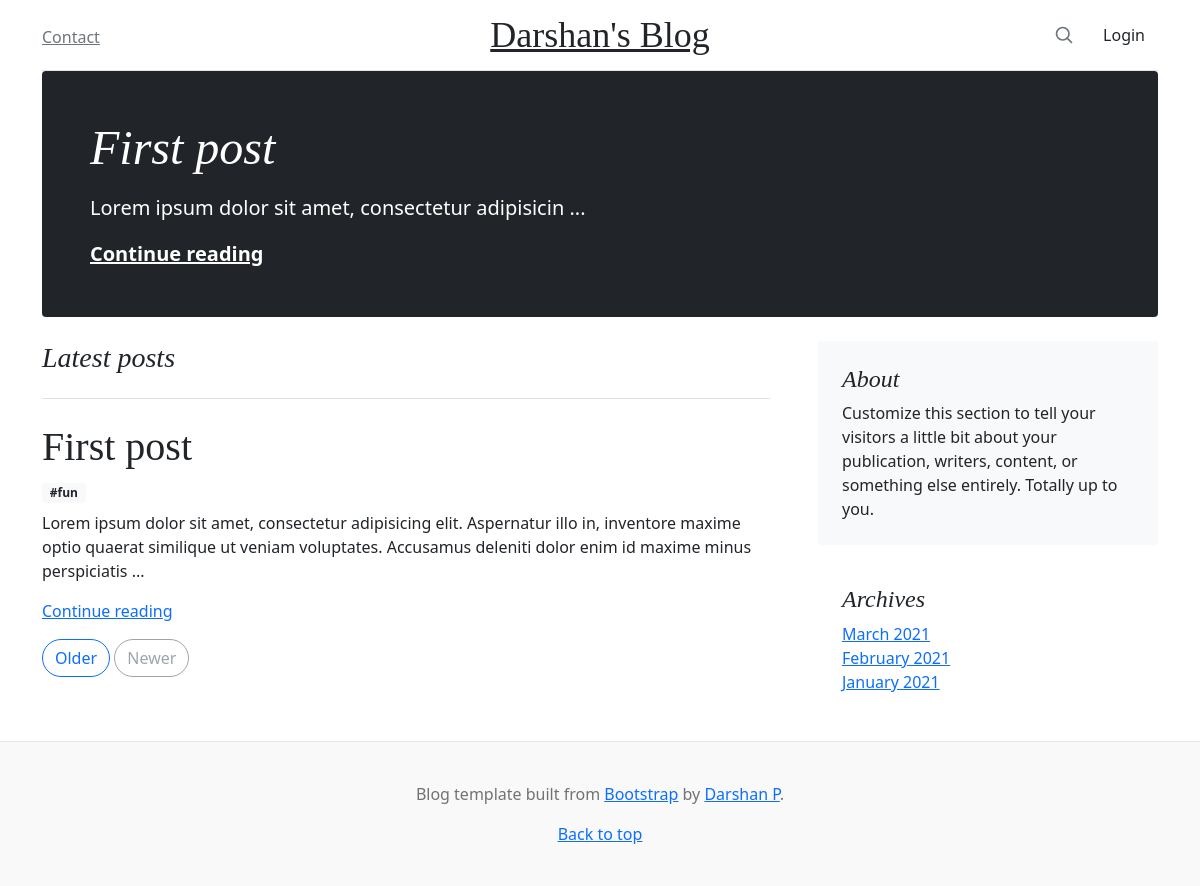
/, run on an earlier commit of the app's database.
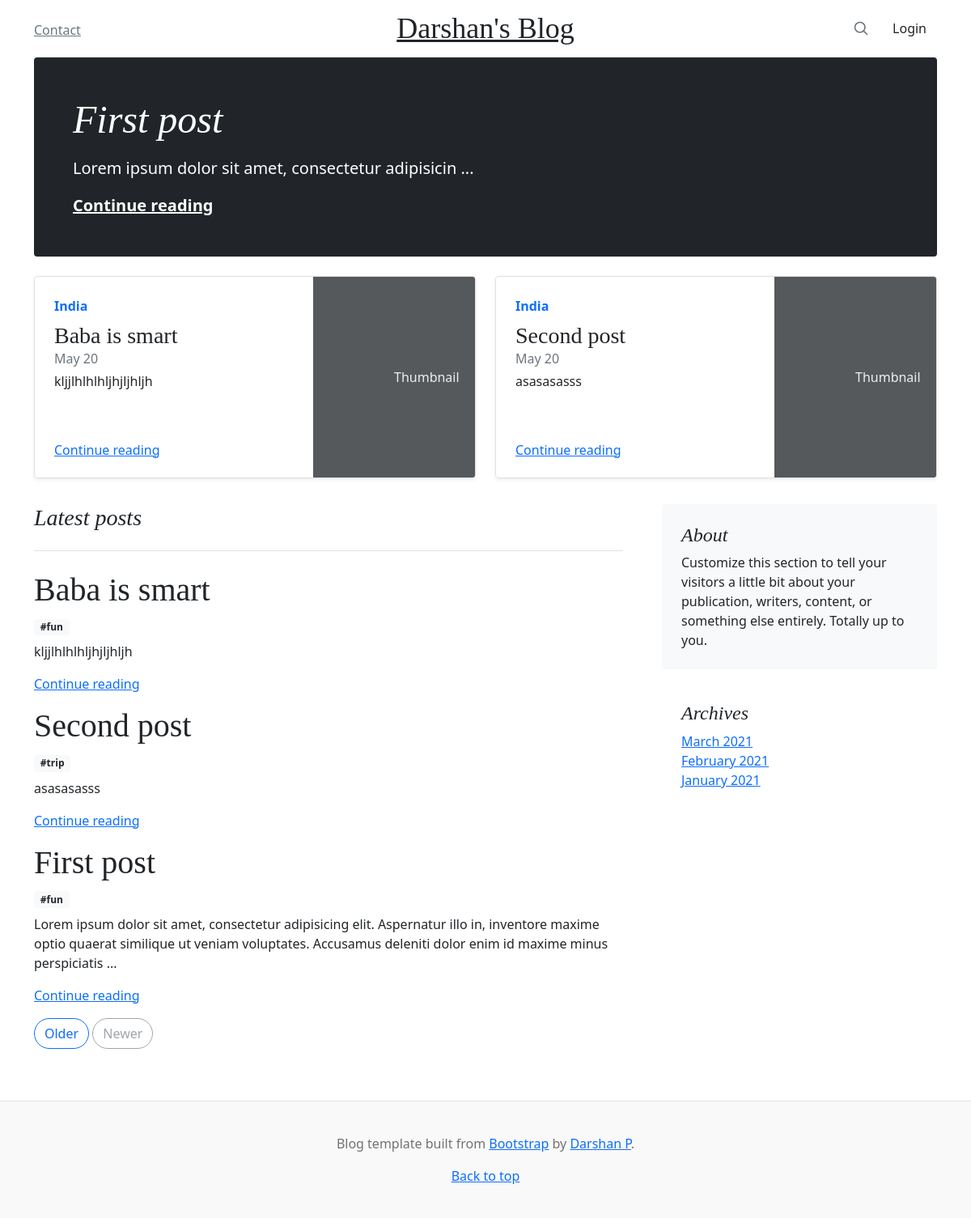
And on a later commit of the database.
### blog/models.py (models this page shows, shortened)
class Post(models.Model):
    class Meta:
        ordering = ['created_at']
        db_table = 'posts'
    POST_LENGTHS = [
        ('S', 'Small'),
        ('M', 'Medium'),
        ('L', 'Large')
    ]
    post_length = models.CharField(max_length=1, choices=POST_LENGTHS)
    title = models.CharField(max_length=50)
    body = models.TextField(help_text='Enter post text here')
    slug = AutoSlugField(populate_from='title', unique=True, editable=True)
    categories = models.ManyToManyField('Category', related_name='posts', blank=True)
    tags = models.ManyToManyField('Tag', related_name='posts', blank=True,
                                  help_text='Hold down “Control”, or “Command” on a Mac, to select more than one.')
    created_at = models.DateTimeField(auto_now_add=True)
    updated_at = models.DateTimeField(auto_now_add=True)

class Tag(models.Model):
    name = models.CharField(max_length=50, unique=True)

class Category(models.Model):
    class Meta:
        verbose_name_plural = 'Categories'
    name = models.CharField(max_length=50, unique=True)
    def __str__(self):
        return self.name

### blog/views.py (the view)
# urls.py: path('', views.BlogListView.as_view(), name='blog_home'),
class BlogListView(generic.ListView):
    template_name = "blog/index.html"
    context_object_name = "posts"
    def get_queryset(self):
        return Post.objects.order_by("-created_at")[:5]
    def get_context_data(self, **kwargs):
        context_data = super().get_context_data(**kwargs)
        context_data.update(
            {
                "main_post": Post.objects.first,
                "sub_posts": Post.objects.order_by("-created_at")[:2]
             })
        return context_data

### blog/context_processors.py (called while the page is built)
def categories(request):
    return {
        'categories': Category.objects.order_by('id')
    }

### blog/templates/blog/index.html (shortened to what the changed rows need)
{% extends "base.html" %}
{% block content %}
{% if main_post %}
<div class="p-4 p-md-5 mb-4 text-white rounded bg-dark">
  <div class="col-md-6 px-0">
    <h1 class="display-4 fst-italic">{{main_post.title}}</h1>
    <p class="lead my-3">{{ main_post.body|slice:":50" }} {% if main_post.body|length >= 50 %} {{ "..." }} {% endif %}</p>
    <p class="lead mb-0">
      <a href="{% url 'blog:blog_detail' main_post.slug %}" class="text-white fw-bold">Continue reading</a>
    </p>
  </div>
</div>
{% endif %}
{% if sub_posts|length >= 2 %}
<div class="row mb-2">
  <div class="col-md-6">
    <div class="row g-0 border rounded overflow-hidden flex-md-row mb-4 shadow-sm h-md-250 position-relative">
      {% with first_post=sub_posts.0 %}
      <div class="col p-4 d-flex flex-column position-static">
        <strong class="d-inline-block mb-2 text-primary">
          {% for category in first_post.categories.all %}{{category}} {% endfor %}
        </strong>
        <h3 class="mb-0">{{ first_post.title }}</h3>
        <div class="mb-1 text-muted">{{ first_post.created_at | date:"M d" }}</div>
        <p class="card-text mb-auto">{{ first_post.body|slice:":50" }} {% if first_post.body|length >= 50 %} {{ "..." }} {% endif %}</p>
        <a href="{% url 'blog:blog_detail' first_post.slug %}" class="stretched-link">Continue reading</a>
      </div>
      <div class="col-auto d-none d-lg-block">
        <svg class="bd-placeholder-img" width="200" height="250" xmlns="http://www.w3.org/2000/svg" role="img" aria-label="Placeholder: Thumbnail" preserveAspectRatio="xMidYMid slice" focusable="false"><title>Placeholder</title><rect width="100%" height="100%" fill="#55595c"/><text x="50%" y="50%" fill="#eceeef" dy=".3em">Thumbnail</text></svg>
      </div>
      {% endwith %}
    </div>
  </div>
  <div class="col-md-6">
    <div class="row g-0 border rounded overflow-hidden flex-md-row mb-4 shadow-sm h-md-250 position-relative">
      {% with second_post=sub_posts.1 %}
      <div class="col p-4 d-flex flex-column position-static">
        <strong class="d-inline-block mb-2 text-primary">
          {% for category in second_post.categories.all %}{{category}} {% endfor %}
        </strong>
        <h3 class="mb-0">{{ second_post.title }}</h3>
        <div class="mb-1 text-muted">{{ second_post.created_at | date:"M d" }}</div>
        <p class="card-text mb-auto">{{ second_post.body|slice:":50" }} {% if second_post.body|length >= 50 %} {{ "..." }} {% endif %}</p>
        <a href="{% url 'blog:blog_detail' second_post.slug %}" class="stretched-link">Continue reading</a>
      </div>
      <div class="col-auto d-none d-lg-block">
        <svg class="bd-placeholder-img" width="200" height="250" xmlns="http://www.w3.org/2000/svg" role="img" aria-label="Placeholder: Thumbnail" preserveAspectRatio="xMidYMid slice" focusable="false"><title>Placeholder</title><rect width="100%" height="100%" fill="#55595c"/><text x="50%" y="50%" fill="#eceeef" dy=".3em">Thumbnail</text></svg>
      </div>
      {% endwith %}
    </div>
  </div>
</div>
{% endif %}
<div class="row g-5">
  <div class="col-md-8">
    {% for post in posts %}
    <article class="blog-post">
      <h1>{{ post.title }}</h1>
      {% for tag in post.tags.all %}
      <span class="badge bg-light text-dark mb-2">#{{tag.name}}</span>
      {% endfor %}
      <p>{{ post.body|slice:":200" }} {% if post.body|length >= 200 %} {{ "..." }} {% endif %}</p>
      <a href="{% url 'blog:blog_detail' post.slug %}" class="link-primary">Continue reading</a>
    </article>
    {% endfor %}
  </div>
</div>
{% endblock content %}

What changed in the data, as far as the page shows it:
now on this page (row unchanged): Category: name "India"
added Post: title "Baba is smart", created_at "May 20", body "kljjlhlhlhljhjljhljh", Tag (name "fun")
added Post: title "Second post", created_at "May 20", body "asasasasss"
now on this page (row unchanged): Tag: name "trip", shown under "Second post"
Also different on the page:
text now shown: "Continue reading Thumbnail Continue reading Thumbnail"
